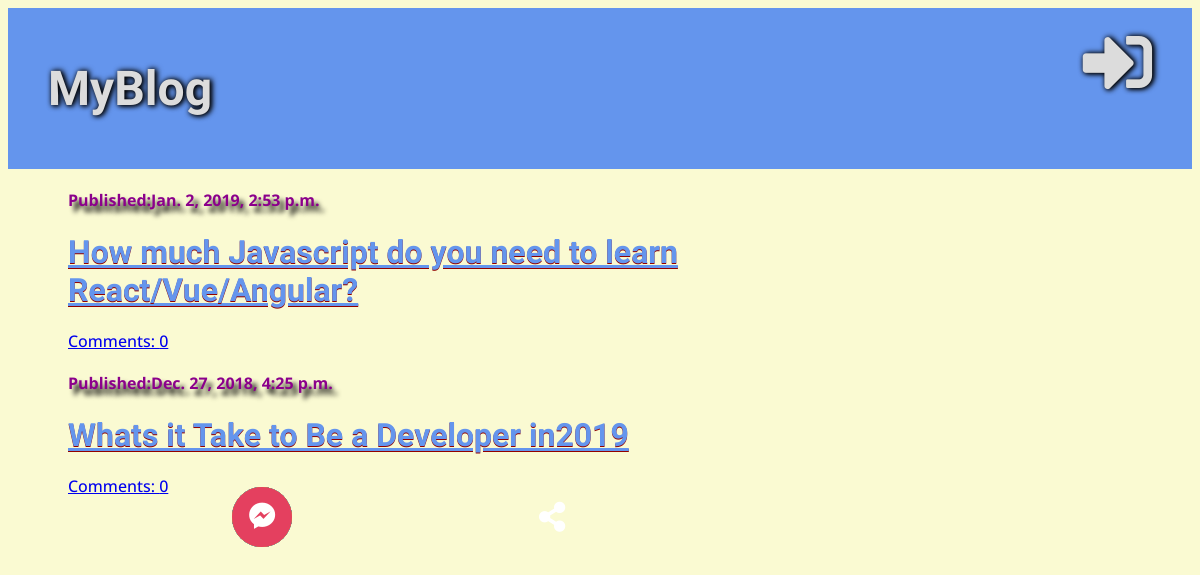
/, run on an earlier commit of the app's database.
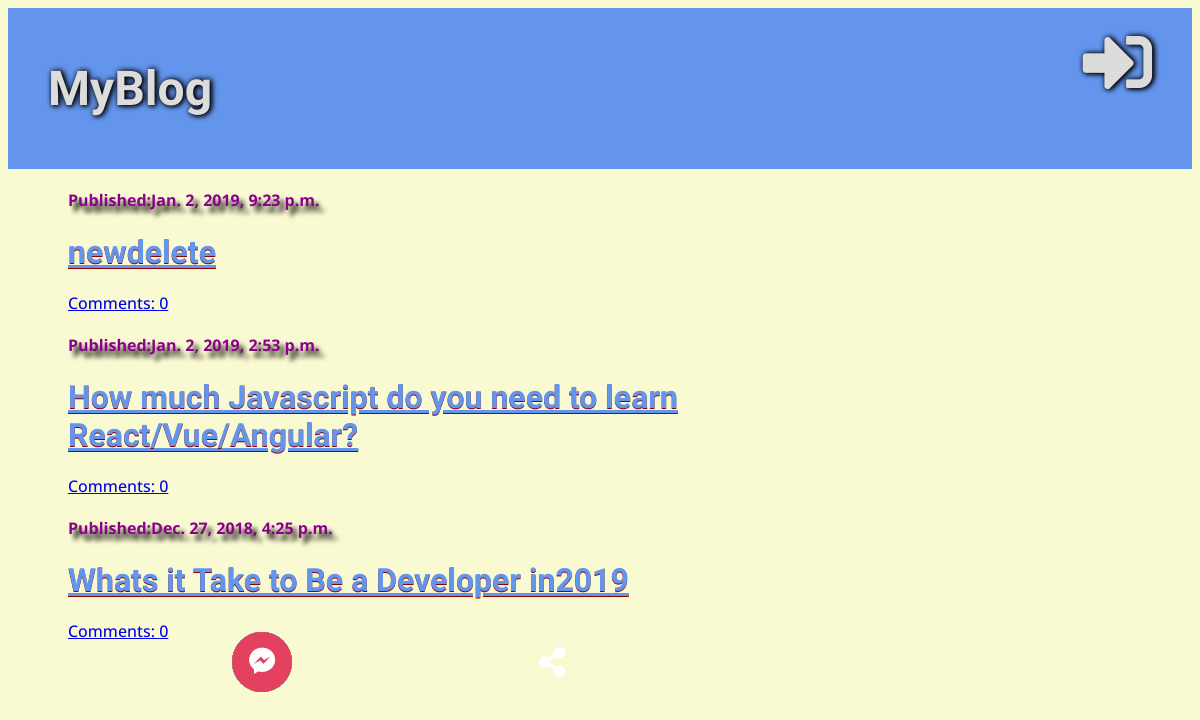
And on a later commit of the database.
### blog/models.py (models this page shows, shortened)
class Post(models.Model):
    author = models.ForeignKey('auth.User', on_delete=models.CASCADE)
    title = models.CharField(max_length=200)
    text = models.TextField()
    created_date = models.DateTimeField(default=timezone.now)
    published_date = models.DateTimeField(blank=True, null=True)
    def approved_comments(self):
        return self.comments.filter(approved=True)

### blog/views.py (the view)
# urls.py: path('', views.postsList, name='postsList'),
def postsList(request):
    posts = Post.objects.filter(published_date__lte=timezone.now()).order_by('-published_date')
    stuff_for_frontend = {'posts': posts}
    return render(request, 'blog/postsList.html', stuff_for_frontend)

### blog/templatetags/markdownify.py (called while the page is built)
@register.filter
def markdown(value):
    renderer = HighlightRenderer()
    markdown = mistune.Markdown(renderer=renderer)
    return markdown(value)

### blog/templates/blog/postsList.html (shortened to what this page needs)
{% extends 'blog/base.html' %}
{% load markdownify %}
{% block content %}
{% for post in posts %}
<div class="post">
  <div class="date">
    <p>Published:{{ post.published_date }}</p>
  </div>
  <h1><a href="{% url 'postsDetail' pk=post.pk %}">{{ post.title }}</a></h1>
  <a href="{% url 'postsDetail' pk=post.pk  %}">Comments: {{ post.approved_comments.count }}</a>
</div>
{% endfor %}
{% endblock %}

What changed in the data, as far as the page shows it:
added Post: published_date "Jan. 2, 2019, 9:23 p.m.", title "newdelete", approved_comments.count "0"
